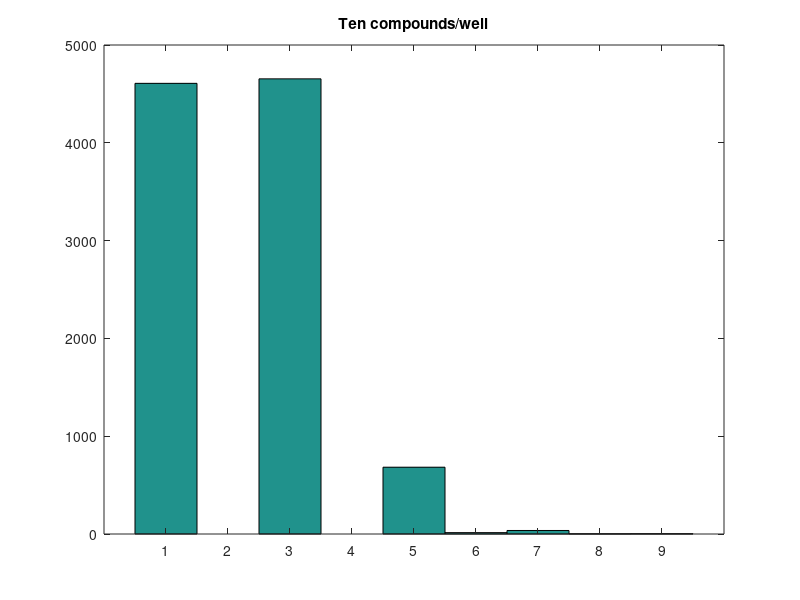
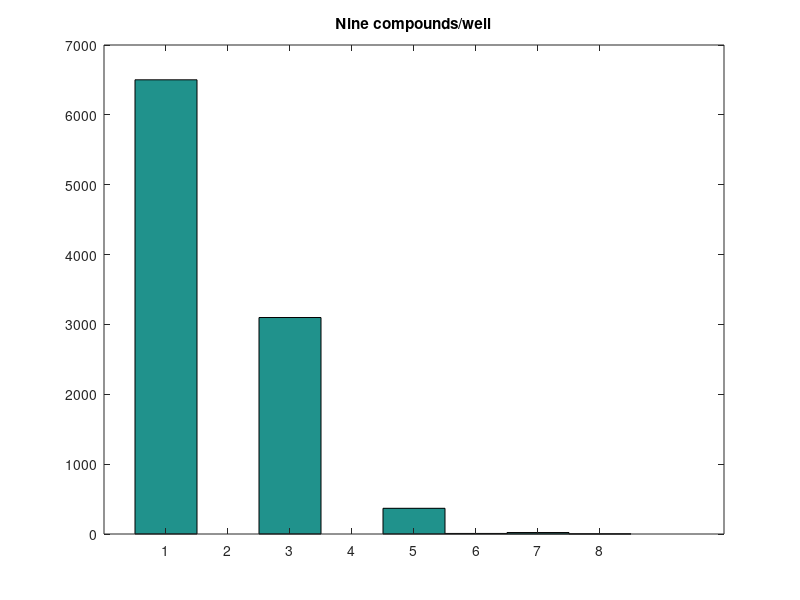
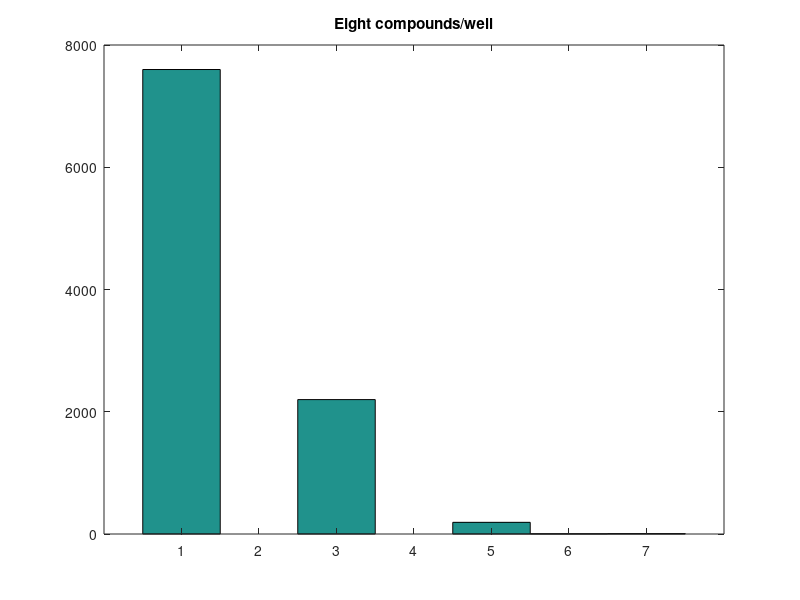
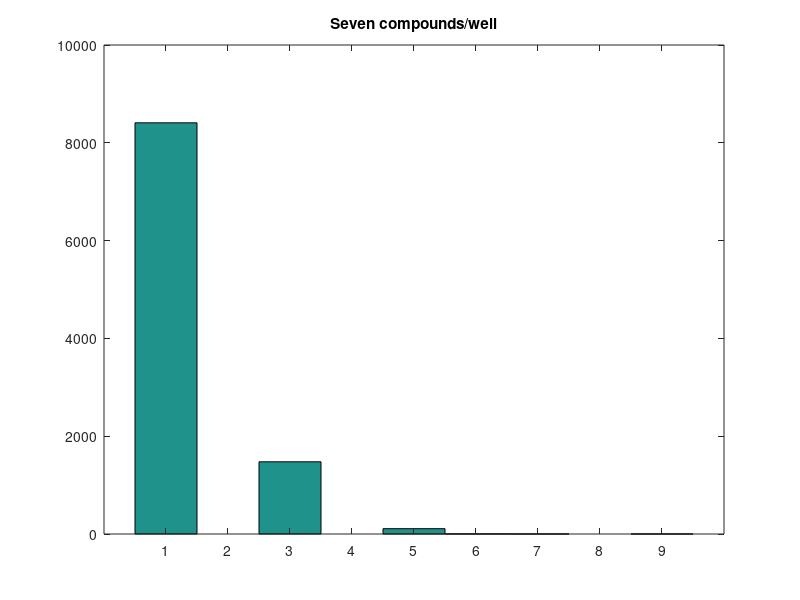

The MATLAB script that drew these images, in order:
function well_per_comp = simulateScreen
%Probability that fish will DIE (index = number of compound/well)
p = [0.014,0.021 0.032, 0.047, 0.071,0.106,0.159,.239,.357,.536];
num_rep = 10000;
well_per_comp = [0,0,0,0,0,0];
x_axis = [1,2,3,4,5,6,7,8,9,10];
well_per_comp(1) = 1;

arr_10 = zeros(1,num_rep);
for i = 1:num_rep
    arr_10(i) = run_ten(p);
end
figure();hist(arr_10,linspace(1,max(arr_10),max(arr_10)));title('Ten compounds/well');
well_per_comp(10) = mean(arr_10) / 10;

arr_9 = zeros(1,num_rep);
for i = 1:num_rep
    arr_9(i) = run_nine(p);
end
figure();hist(arr_9,linspace(1,max(arr_9),max(arr_9)));title('Nine compounds/well');
well_per_comp(9) = mean(arr_9) / 9;

arr_8 = zeros(1,num_rep);
for i = 1:num_rep
    arr_8(i) = run_eight(p);
end
figure();hist(arr_8,linspace(1,max(arr_8),max(arr_8)));title('Eight compounds/well');
well_per_comp(8) = mean(arr_8) / 8;

arr_7 = zeros(1,num_rep);
for i = 1:num_rep
    arr_7(i) = run_seven(p);
end
figure();hist(arr_7,linspace(1,max(arr_7),max(arr_7)));title('Seven compounds/well');
well_per_comp(7) = mean(arr_7) / 7;

arr_6 = zeros(1,num_rep);
for i = 1:num_rep
    arr_6(i) = run_six(p);
end
figure();hist(arr_6,linspace(1,max(arr_6),max(arr_6)));title('Six compounds/well');
well_per_comp(6) = mean(arr_6) / 6;

arr_five = zeros(1,num_rep);
for i = 1:num_rep
    arr_5(i) = run_five(p);
end
figure();hist(arr_5,linspace(1,max(arr_5),max(arr_5)));title('Five compounds/well');
well_per_comp(5) = mean(arr_5) / 5;

arr_4 = zeros(1,num_rep);
for i = 1:num_rep
    arr_4(i) = run_four(p);
end
figure();hist(arr_4,linspace(1,max(arr_4),max(arr_4)));title('Four compounds/well');
well_per_comp(4) = mean(arr_4) / 4;

arr_3 = zeros(1,num_rep);
for i = 1:num_rep
    arr_3(i) = run_three(p);
end
figure();hist(arr_3,linspace(1,max(arr_3),max(arr_3)));title('Three compounds/well');
well_per_comp(3) = mean(arr_3) / 3;

arr_2 = zeros(1,num_rep);
for i = 1:num_rep
    arr_2(i) = run_two(p);
end
figure();hist(arr_2,linspace(1,max(arr_2),max(arr_2)));title('Two compounds/well');
well_per_comp(2) = mean(arr_2) / 2;

close all;
figure();plot(x_axis, well_per_comp,'b.');title('Optimal compound per well selection');
xlabel('Number of compounds/well');ylabel('Wells needed to screen 1 compound');
x = x_axis; y = well_per_comp; c = cellstr(num2str(well_per_comp'));
dx = 0; dy = 0.05; 
text(x+dx, y+dy, c);
end

%The result returned by each of the below functions is how many wells were
%screened in order to reach a final conclusion
function res = run_ten(p)
num = rand; %If num > p then the fish is alive, otherwise it's dead!
if num > p(10)
    res = 1; %The fish is alive! We can extrapolate results :)
else
    %The fish has died :( Now we have to screen 5 and 5
    temp = run_five(p);
    temp = temp + run_five(p);
    res = temp + 1;
end
end

function res = run_nine(p)
num = rand; %If num > p then the fish is alive, otherwise it's dead!
if num > p(9)
    res = 1; %The fish is alive! We can extrapolate results :)
else
    %The fish has died :( Now we have to screen 5 and 5
    temp = run_four(p);
    temp = temp + run_five(p);
    res = temp + 1;
end
end

function res = run_eight(p)
num = rand; %If num > p then the fish is alive, otherwise it's dead!
if num > p(8)
    res = 1; %The fish is alive! We can extrapolate results :)
else
    %The fish has died :( Now we have to screen 5 and 5
    temp = run_four(p);
    temp = temp + run_four(p);
    res = temp + 1;
end
end

function res = run_seven(p)
num = rand; %If num > p then the fish is alive, otherwise it's dead!
if num > p(7)
    res = 1; %The fish is alive! We can extrapolate results :)
else
    %The fish has died :( Now we have to screen 5 and 5
    temp = run_four(p);
    temp = temp + run_three(p);
    res = temp + 1;
end
end

function res = run_six(p)
num = rand; %If num > p then the fish is alive, otherwise it's dead!
if num > p(6)
    res = 1; %The fish is alive! We can extrapolate results :)
else
    %The fish has died :( Now we have to screen 5 and 5
    temp = run_three(p);
    temp = temp + run_three(p);
    res = temp + 1;
end
end

function res = run_five(p)
num = rand; %If num > p then the fish is alive, otherwise it's dead!
if num > p(5)
    res = 1; %The fish is alive! We can extrapolate results :)
else
    %The fish has died :( Now we have to screen 5 and 5
    temp = run_three(p);
    temp = temp + run_two(p);
    res = temp + 1;
end
end

function res = run_four(p)
num = rand; %If num > p then the fish is alive, otherwise it's dead!
if num > p(4)
    res = 1; %The fish is alive! We can extrapolate results :)
else
    %The fish has died :( Now we have to screen 5 and 5
    temp = run_two(p);
    temp = temp + run_two(p);
    res = temp + 1;
end
end

function res = run_three(p)
num = rand; %If num > p then the fish is alive, otherwise it's dead!
if num > p(3)
    res = 1; %The fish is alive! We can extrapolate results :)
else
    %The fish has died :( Now we have to screen 5 and 5
    temp = run_two(p);
    res = temp + 2; %Add an extra 1 well to account for the fact that we have to image one more (split 2 and 1)
end
end

function res = run_two(p)
num = rand; %If num > p then the fish is alive, otherwise it's dead!
if num > p(2)
    res = 1; %The fish is alive! We can extrapolate results :)
else
    %The fish has died :( Now we have to screen 5 and 5
    res = 2;
end
end
